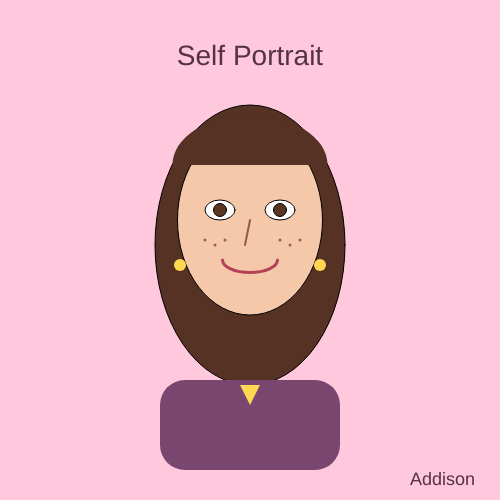
Frame 1 (no input)
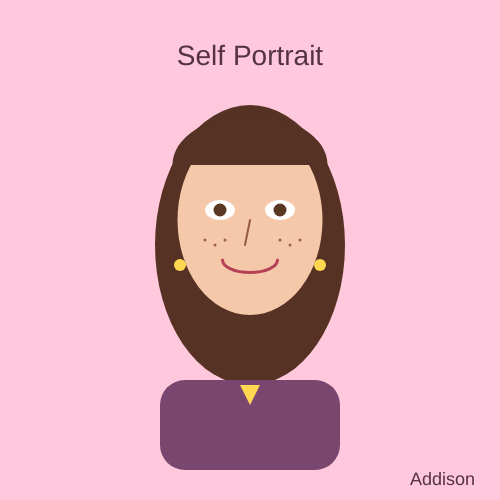
Frame 60 (no input)
Frame 120 (the mouse pressed at the canvas centre since frame 60): identical to frame 60, image omitted

The p5.js sketch that drew these frames (run headless with seeded random() and noise() and a simulated clock; from frame 60 on, the mouse is pressed at the canvas centre):

// p5.js sketch
// ── sketch.js
function setup() {
  createCanvas(500, 500);
}

function draw() {
  background(255, 200, 220);
  fill(85, 50, 35);
  ellipse(250, 245, 190, 280);
  fill(245, 200, 170);
  ellipse(250, 220, 145, 190);
  fill(255);
  ellipse(220, 210, 30, 20);
  ellipse(280, 210, 30, 20);

  fill(90, 55, 35);
  ellipse(220, 210, 13, 13);
  ellipse(280, 210, 13, 13);
  // Nose
  stroke(150, 90, 70);
  strokeWeight(2);
  line(250, 220, 245, 245);
  //Smile
  noFill();
  stroke(180, 65, 85);
  strokeWeight(3);
  arc(250, 260, 55, 25, 0, PI);
  // Hair framing face
  noStroke();
  fill(85, 50, 35);
  arc(250, 165, 155, 100, PI, TWO_PI);
  // Shirt and soulders
  fill(120, 70, 110);
  rect(160, 380, 180, 90, 25);
  // Gold earrings
  fill(255, 215, 80);
  ellipse(180, 265, 12, 12);
  ellipse(320, 265, 12, 12);
  // Gold triangle necklace
  fill(255, 215, 80);
  triangle(250, 405, 240, 385, 260, 385);
  // Freckles
  stroke(160, 95, 75);
  strokeWeight(3);
  point(205, 240);
  point(215, 245);
  point(225, 240);
  point(280, 240);
  point(290, 245);
  point(300, 240);
  // Portait title
  noStroke();
  fill(85, 50, 65);
  textSize(28);
  textAlign(CENTER);
  text("Self Portrait", 250, 65);
  // Signature
  fill(85, 50, 65);
  textSize(18);
  textAlign(RIGHT);
  text("Addison", 475, 485);
}
